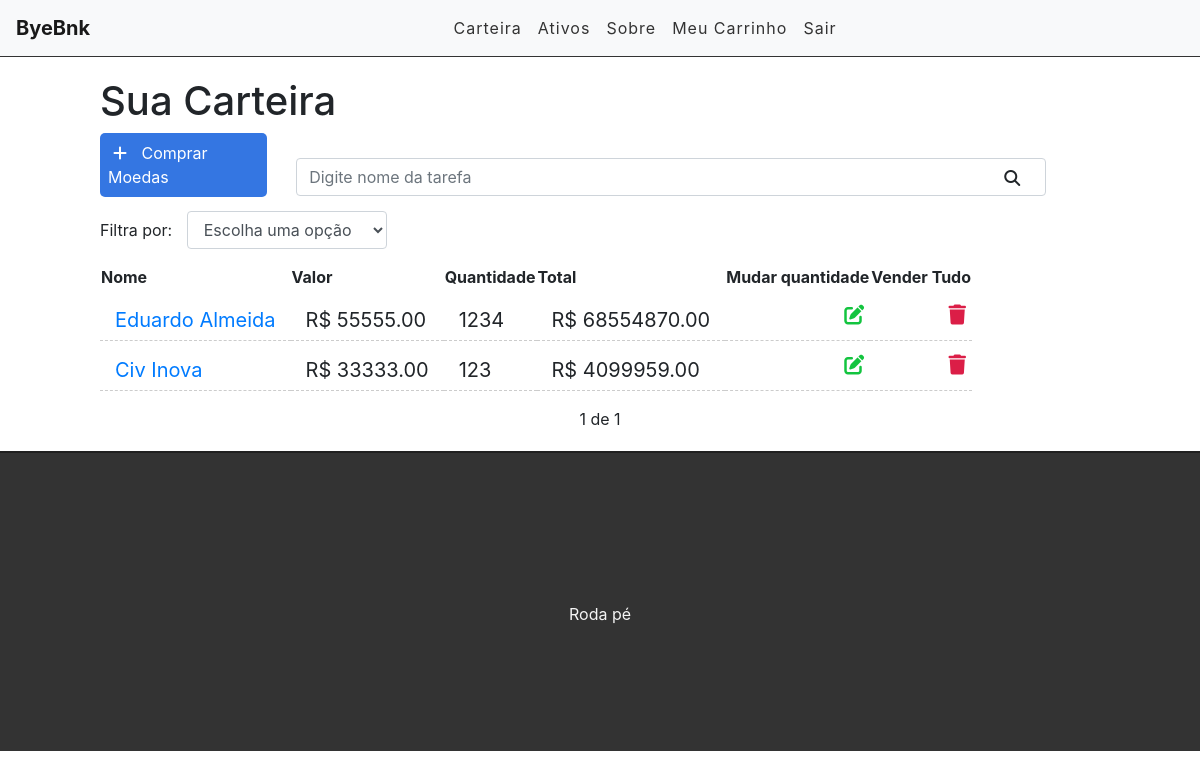
Screenshot of / (signed in) with the database file from the repository.
### tasks/models.py (models this page shows, shortened)
class Task(models.Model):
    coin = models.ForeignKey(Coin, on_delete=models.CASCADE)
    quantidade = models.IntegerField()
    user = models.ForeignKey(get_user_model(), on_delete=models.CASCADE)
    is_available = models.BooleanField(default=True)
    created_at = models.DateTimeField(auto_now_add=True)
    updated_at = models.DateTimeField(auto_now=True)
    def total(self):
        return self.quantidade * self.coin.valor

### coins/models.py (models this page shows, shortened)
class Coin(models.Model):
    STATUS = (
        ('fixa', 'Renda Fixa'),
        ('variavel', 'Renda Variável'),
        ('cripto', 'Cripto')
    )
    nome = models.CharField(max_length=255)
    valor = models.DecimalField(max_digits=10, decimal_places=2, default=0)
    modalidade = models.CharField(max_length=8, choices=STATUS)
    user = models.ForeignKey(get_user_model(), on_delete=models.CASCADE)
    created_at = models.DateTimeField(auto_now_add=True)
    updated_at = models.DateTimeField(auto_now=True)
    class Meta:
        ordering = ("nome",)
        verbose_name = "ativo"
        verbose_name_plural = "ativos"

### tasks/views.py (the view)
# urls.py: path('', views.taskList, name='task-list'),
@login_required
def taskList(request):
    search = request.GET.get('search')
    filter = request.GET.get('filter')
    if search:
        tasks = Task.objects.filter(coin__nome__icontains=search)
    elif filter:
        tasks = Task.objects.filter(coin__modalidade=filter)
    else:
        tasks_list = Task.objects.all().order_by('-created_at').filter(user=request.user)
        paginator = Paginator(tasks_list, 3)
        page = request.GET.get('page')
        tasks = paginator.get_page(page)
    return render(request, 'tasks/list.html', {'tasks': tasks})

### templates/tasks/list.html (shortened to what this page needs)
{% extends 'base.html' %}
{% block content %}
<div class="offset-1 col-10 list-div">
    <h1>Sua Carteira</h1>
    <a id="add-link" href="newtask">
        <div id="add-link" class="col-2 add-div">
            <i class="fas fa-plus"></i> Comprar Moedas
        </div>
    <a>
    <div class="col-9 search-div">
        <form method="GET" id="search-form">
            <input class="form-control" type="text" id="search" name="search" placeholder="Digite nome da tarefa" value="{{ request.GET.search }}">
            <i class="fas fa-search" id="search-btn"></i>
        </form>
    </div>
    <div class="col-12 filter-div">
        <span>Filtra por:</span>
        <select name="filter" id="filter" class="form-control">
            <option value="">Escolha uma opção</option>
        </select>
    </div>
    <ul class="task-list">
        <table>
            <thead>
                <tr>
                    <th>Nome</th>
                    <th>Valor</th>
                    <th>Quantidade</th>
                    <th>Total</th>
                    <th>Mudar quantidade</th>
                    <th>Vender Tudo</th>
                </tr>
            </thead>
            <tbody>
        {% for task in tasks %}
        <tr class="task-item">
            <td class="task-item">
                <span><a href="/task/{{task.coin.id}}">{{ task.coin.nome }}</a></span>
            </td>
            <td class="task-item">
                <span>R$ {{ task.coin.valor }}</span>
            </td>
            <td class="task-item">
                <span>{{ task.quantidade }}</span>
            </td>
            <td class="task-item">
                <span>R$ {{ task.total }} </span>
            </td>
            <td>
                <a href="/edittask/{{ task.id }}"><span><i class="fas fa-edit"></i></span></a>
            </td>
            <td>
                <a href="/deletetask/{{ task.id }}" class="delete-btn"><span><i class="fas fa-trash"></i></span></a>
            </td>
        </tr>
        {% endfor %}
        </tbody>
        </table>
    </ul>
    <div class="pagination">
        <span class="step-links">
            {% if tasks.paginator.num_pages %}
            <span class="current">
                {{ tasks.number }} de {{tasks.paginator.num_pages}}
            </span>
            {% endif %}
        </span>
    </div>
</div>
{% endblock %}

### static/css/styles.css (style rules this page uses)
#add-link { text-decoration: none; }
.add-div { background-color: #3476e2; cursor: pointer; display: inline-block; color: #FFF; padding: 8px; border-radius: 5px; margin-right: 25px; }
.fas.fa-plus { color: #FFF; margin-right: 10px; margin-left: 5px; }
.fas.fa-search { position: absolute; top: 12px; right: 26px; cursor: pointer; }
.search-div { padding: 0; margin-top: 15px; margin-bottom: 15px; display: inline-block; }
.filter-div { margin-bottom: 15px; padding: 0; }
#filter { display: inline-block; width: 200px; margin-left: 10px; }
.list-div { padding: 0; }
.task-list { padding-left: 0; }
.task-item { list-style: none; font-size: 20px; height: 50px; padding: 0 15px; padding-top: 10px; border-bottom: 1px dashed #CCC; }
.fas.fa-trash { color: #db1e47; cursor: pointer; margin: 5px; font-size: 20px; float: right; }
.fas.fa-edit { color: #13c43f; cursor: pointer; margin: 5px; font-size: 20px; float: right; }
.pagination { margin-bottom: 20px; }
.step-links { position: relative; margin-left: auto; margin-right: auto; }
.step-links .current { margin-left: 5px; margin-right: 5px; }

### rows the page displays
Task: coin.nome "Eduardo Almeida", coin.valor "55555.00", quantidade "1234", total "68554870.00"
Task: coin.nome "Civ Inova", coin.valor "33333.00", quantidade "123", total "4099959.00"

### other values shown
{{ tasks.number }} "1"
{{ tasks.paginator.num_pages }} "1"
